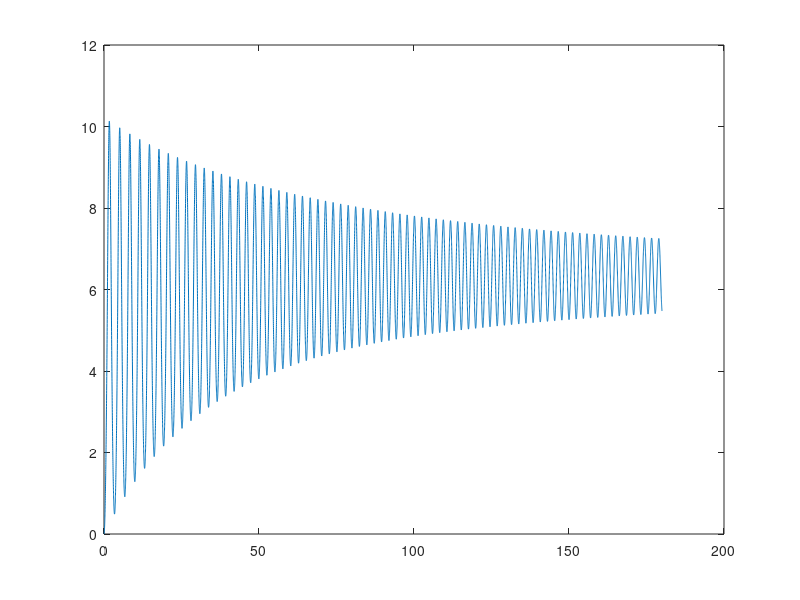
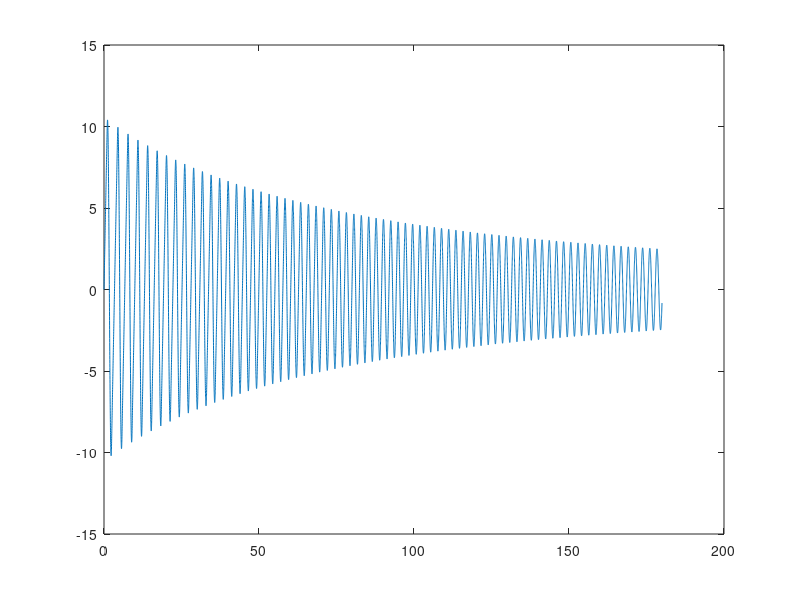

Recreate these plots in MATLAB, in order.
%bungee jumping problem
clc
clear all
close all
G=9.8;
cd=0.25;
l=5;
m=68;
coeff=0.15;
k=500;
dt=0.01;
tn=180;
t=0:dt:tn;
n=length(t);
y=zeros(1,n);
v=zeros(1,n);
y(1)=0;
v(1)=0;
f=@(t,y,v) v;
 g1=@(t,y,v) G-sign(v)*cd*(v^2/m);
  g2=@(t,y,v) G-sign(v)*cd*((v^2)/m)-(k/m)*(y-l)-coeff*(v/m);
% heuns algo
for i=1:n-1
    if y(i)<l
       
        s1=f(t(i),y(i),v(i));
        p1=g1(t(i),y(i),v(i));
        s2=f(t(i+1),y(i)+dt*s1,v(i)+dt*p1);
        p2=g1(t(i+1),y(i)+dt*s1,v(i)+dt*p1);
        y(i+1)=y(i)+(dt/2)*(s1+s2);
        v(i+1)=v(i)+(dt/2)*(p1+p2);
    else
       
        s1=f(t(i),y(i),v(i));
        p1=g2(t(i),y(i),v(i));
        s2=f(t(i+1),y(i)+dt*s1,v(i)+dt*p1);
        p2=g2(t(i+1),y(i)+dt*s1,v(i)+dt*p1);
        y(i+1)=y(i)+(dt/2)*(s1+s2);
        v(i+1)=v(i)+(dt/2)*(p1+p2);
    end
end
figure
plot(t,y)
figure
plot(t,v)